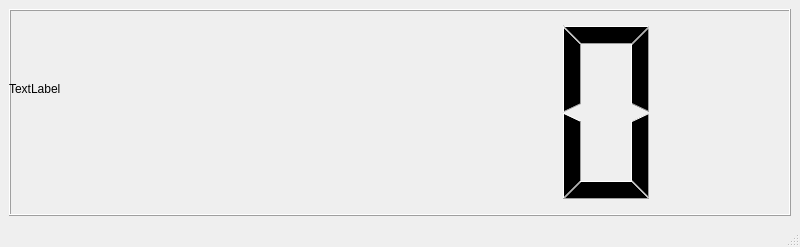
<?xml version="1.0" encoding="UTF-8"?>
<ui version="4.0">
 <class>temp_sensor</class>
 <widget class="QMainWindow" name="temp_sensor">
  <property name="geometry">
   <rect>
    <x>0</x>
    <y>0</y>
    <width>800</width>
    <height>247</height>
   </rect>
  </property>
  <property name="windowTitle">
   <string>MainWindow</string>
  </property>
  <widget class="QWidget" name="centralwidget">
   <layout class="QGridLayout" name="gridLayout_2">
    <item row="0" column="0" rowspan="4" colspan="3">
     <layout class="QGridLayout" name="gridLayout">
      <item row="0" column="0">
       <widget class="QLCDNumber" name="lcdNumber"/>
      </item>
     </layout>
    </item>
    <item row="1" column="0">
     <widget class="QLabel" name="label">
      <property name="text">
       <string>TextLabel</string>
      </property>
     </widget>
    </item>
   </layout>
  </widget>
  <widget class="QMenuBar" name="menubar">
   <property name="geometry">
    <rect>
     <x>0</x>
     <y>0</y>
     <width>800</width>
     <height>22</height>
    </rect>
   </property>
  </widget>
  <widget class="QStatusBar" name="statusbar"/>
 </widget>
 <resources/>
 <connections/>
</ui>
